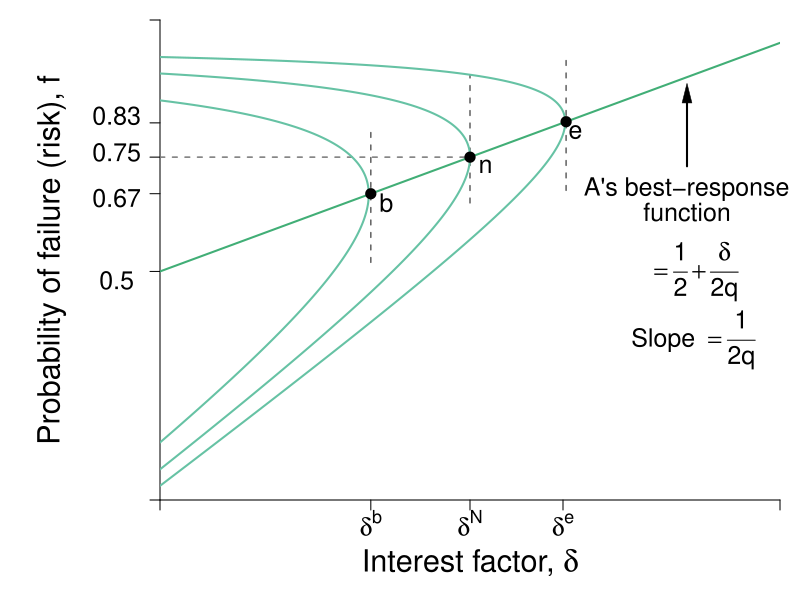

Write R code to recreate this figure.
#Graph Designer: Simon Halliday
#Authors: Bowles, Foley and Halliday
#Title: Coordination, Conflict and Competition: A Text in Microeconomics

library(shape)
pdf(file = "credit/non_contractual_brf_part_b.pdf", width = 8, height = 6)

#Set parameters for graphics
axislabelsize <- 1.8
labelsize <- 1.5
namesize <- 1.8
annotatesize <- 1.5
graphlinewidth <- 2
segmentlinewidth <- 1.5

COL <- c("#7fc97f", "#beaed4", "#fdc086", "#ffff99", "#386cb0", "#f0027f", "#bf5b17", "#666666")
COLA <- c("#e0f3db", "#99d8c9","#66c2a4","#41ae76", "#238b45", "#005824")
COLB <- c("#c6dbef", "#4eb3d3", "#2b8cbe", "#0868ac","#084081")
grays <- gray.colors(25, start = 1, end = 0)

#Edited the margins to cater for the larger LHS labels
par(mar =  c(5, 8, 1, 1))

brfFn <- function(delta, mu = 1) {
  .5 + (delta / (2 * mu)) 
}

isoreturnFn <- function(delta, pi=0.125) {
  1 - (pi)/delta
}


yFn <- function(d1, f1, mu = 1){
  mu*f1*(1 - f1) - d1*(1 - f1)
}

ylow <- function(delta, mu = 1, ybar = 0.03){
  (-sqrt(delta^2 - 2*delta*mu + mu^2 - 4*mu*ybar) + delta + mu)/(2*mu)
}

yhigh <- function(delta, mu = 1, ybar = 0.03){
  (sqrt(delta^2 - 2*delta*mu + mu^2 - 4*mu*ybar) + delta + mu)/(2*mu)
}

xlims <- c(0, 1)
ylims <- c(0, 1.05)

npts <- 501 
d1 <- seq(xlims[1], xlims[2], length.out = npts)
f1 <- seq(ylims[1], ylims[2], length.out = npts) 
a <- c(0.03, 0.0625, 0.11)

plot(0, 0, xlim = xlims, ylim = ylims, type = "n",
     xlab = expression(paste("")),
     ylab = expression(paste("")), 
     xaxt = "n", 
     yaxt = "n", 
     cex.lab = axislabelsize, 
     bty = "n", 
     xaxs = "i", 
     yaxs = "i"
)


# ticksy <- seq(from = 0, to = ylims[2], by = 0.1)
# ylabels <- seq(from = 0, to = ylims[2], by = 0.1)
# ticksx <- seq(from = 0, to = xlims[2], by = 0.1)
# xlabels <- seq(from = 0, to = xlims[2], by = 0.1)
ticksy <- c(ylims[1], 0.5, brfFn(delta = 0.34), brfFn(delta = 0.5), brfFn(delta = 0.65), ylims[2])
ylabels <- c(NA, NA, NA, NA, NA, NA, NA)
#ylabels <- c(NA, expression(paste(f == frac(1,2))), expression(paste(f^d)), expression(paste(f*(delta^L) )),  expression(paste(f*(delta^n) == frac(3,4))),expression(paste(f*(delta^H) )), expression(paste(f^e)), NA)
ticksx <- c(xlims[1], 0.34, 0.5, 0.65, xlims[2])
xlabels <- c(NA,  expression(paste(delta^b)), expression(paste(delta^N)), expression(paste(delta^e)), NA)

axis(1, at = ticksx, pos = 0, labels = xlabels, cex.axis = labelsize)
axis(2, at = ticksy, pos = 0, labels = ylabels, las = 1,cex.axis = labelsize)

#ylabels <- c(NA, expression(paste(f == frac(1,2))), expression(paste(f^d)), expression(paste(f*(delta^L) )),  expression(paste(f*(delta^n) == frac(3,4))),expression(paste(f*(delta^H) )), expression(paste(f^e)), NA)
# text(-0.0905, 0.48, expression(paste(frac(1,2) == f)), cex = labelsize, xpd =TRUE)
# # text(-0.05, 0.58, expression(paste(f^d)), cex = labelsize, xpd =TRUE)
# text(-0.07, 0.66, expression(paste(f*(delta^L) )), cex = labelsize, xpd =TRUE)
# text(-0.105, 0.76, expression(paste(frac(3,4) == f*(delta^n) )), cex = labelsize, xpd =TRUE)
# text(-0.07, 0.84, expression(paste(f*(delta^n))), cex = labelsize, xpd =TRUE)
# text(-0.07, 0.93, expression(paste(f*(delta^H) )), cex = labelsize, xpd =TRUE)
# text(-0.05, 1.05, expression(paste(f^e)), cex = labelsize, xpd =TRUE)
# 
# y-labels with numeric values
text(-0.07, 0.48, expression(paste(0.50)), cex = labelsize, xpd = TRUE)
# text(-0.07, 0.58, expression(paste(0.57)), cex = labelsize, xpd = TRUE)
text(-0.07, 0.66, expression(paste(0.67)), cex = labelsize, xpd = TRUE)
text(-0.07, 0.76, expression(paste(0.75)), cex = labelsize, xpd = TRUE)
text(-0.07, 0.84, expression(paste(0.83)), cex = labelsize, xpd = TRUE)
# text(-0.07, 0.93, expression(paste(0.93)), cex = labelsize, xpd = TRUE)
# text(-0.07, 1.05, expression(paste(1.05)), cex = labelsize, xpd =TRUE)

npts <- 503 
xx1 <- seq(xlims[1], xlims[2], length.out = npts)
xx2 <- seq(0, 1, length.out = npts)

#Draw the graphs
lines(xx1, brfFn(xx1), col = COLA[4], lwd = graphlinewidth)

#Axis labels
mtext(expression(paste("Interest factor, ", delta)), side = 1, line = 3, cex = axislabelsize)
text(-0.175, 0.5*(ylims[2]), expression(paste("Probability of failure (risk), ", f)), xpd = TRUE, cex = axislabelsize, srt = 90) 



segments(0.5, 0.65, 0.5, yhigh(delta = 0.5), lty = 2, col = grays[22] , lwd = segmentlinewidth)
#segments(0, yhigh(delta = 0.5), 0.5, yhigh(delta = 0.5), lty = 2, col = grays[20] , lwd = segmentlinewidth)
#segments(0, ylow(delta = 0.5), 0.5, ylow(delta = 0.5), lty = 2, col = grays[20] , lwd = segmentlinewidth)

segments(0.34, brfFn(delta = 0.34) - 0.15, 0.34, brfFn(delta = 0.34) + 0.15, lty = 2, col = grays[22] , lwd = segmentlinewidth)
segments(0.655, brfFn(delta = 0.655) - 0.15, 0.655, brfFn(delta = 0.655) + 0.15, lty = 2, col = grays[22] , lwd = segmentlinewidth)
segments(0, brfFn(delta = 0.5), 0.5, brfFn(delta = 0.5), lty = 2, col = grays[20] , lwd = segmentlinewidth)

# 
# segments(8, 0, 8,indiffA(x = 8)  , lty = 2, col = "gray" , lwd = segmentlinewidth)
# segments(0, indiffA(x = 8) , 8,indiffA(x = 8)  , lty = 2, col = "gray" , lwd = segmentlinewidth)

#Contour lines
contour(d1, f1,
        outer(d1, f1, yFn),
        drawlabels = FALSE,
        col = COLA[3],
        lwd = graphlinewidth,
        levels = a,
        xaxs = "i",
        yaxs = "i",
        add = TRUE)

text(0.5 + 0.025, brfFn(delta = 0.5) - 0.02, expression(paste(n)), cex = labelsize)
points(0.5, brfFn(delta = 0.5), pch = 16, col = "black", cex = 1.5)
text(0.34 + 0.025, brfFn(delta = 0.34) - 0.02, expression(paste(b)), cex = labelsize)
points(0.34, brfFn(delta = 0.34), pch = 16, col = "black", cex = 1.5)
text(0.65 + 0.02, brfFn(delta = 0.65) - 0.02, expression(paste(e)), cex = labelsize)
points(0.655, brfFn(delta = 0.655), pch = 16, col = "black", cex = 1.5)


#points(0.32, 0.58, pch = 16, col = "black", cex = 1.5)
#text(0.33, 0.56, expression(paste(g)), cex = labelsize)

#points(0.32, 0.93, pch = 16, col = "black", cex = 1.5)
#text(0.33, 0.56, expression(paste(g)), cex = labelsize)

# text(0.5+ 0.02, ylow(delta = 0.5) - 0.02, expression(paste(d)), cex = labelsize)
# points(0.5, ylow(delta = 0.5), pch = 16, col = "black", cex = 1.5)
# text(0.5+ 0.02, yhigh(delta = 0.5) - 0.025, expression(paste(e)), cex = labelsize)
# points(0.5, yhigh(delta = 0.5), pch = 16, col = "black", cex = 1.5)

#text(0.65, 1.01, expression(paste("Iso-expected income curves")), cex = labelsize)


text(0.445, 0.55, expression(paste(hat(y)[1])), cex = labelsize - 0.15)
text(0.37, 0.55, expression(paste(hat(y)[2])), cex = labelsize - 0.15)
text(0.275, 0.55, expression(paste(hat(y)[3])), cex = labelsize - 0.15)

# text(0.3, 1.01, expression(paste(y[1] == y^L)), cex = labelsize)
# text(0.3, 0.88, expression(paste(y[2] == y^{NE})), cex = labelsize)
# text(0.2, 0.75, expression(paste(y[3] == y^H)), cex = labelsize)
# text(0.4, 0.22, expression(Slope), cex = labelsize)
# text(0.4, 0.14, expression(paste(-mrs(delta, f) == frac(1 - f, q*(1 - 2*f) + delta))), cex = labelsize)
# Arrows(0.4, 0.24, 0.4, 0.4, col = "black", lty = 1, lwd = 2, arr.type = "triangle", arr.lwd = 0.5)

text(0.85, 0.68, expression(paste("A's best-response")), cex = labelsize, xpd  = TRUE)
text(0.85, 0.63, expression(paste("function")), cex = labelsize, xpd  = TRUE)

text(0.86, 0.5, expression(paste(phantom() == frac(1,2) + frac(delta, 2*q))), cex = labelsize, xpd  = TRUE)

text(0.86, 0.35, expression(paste("Slope ", phantom() == frac(1, 2*q))), cex = labelsize, xpd  = TRUE)
Arrows(0.85, 0.73, 0.85, 0.89, col = "black", lty = 1, lwd = 2, arr.type = "triangle", arr.lwd = 0.5)

dev.off()
